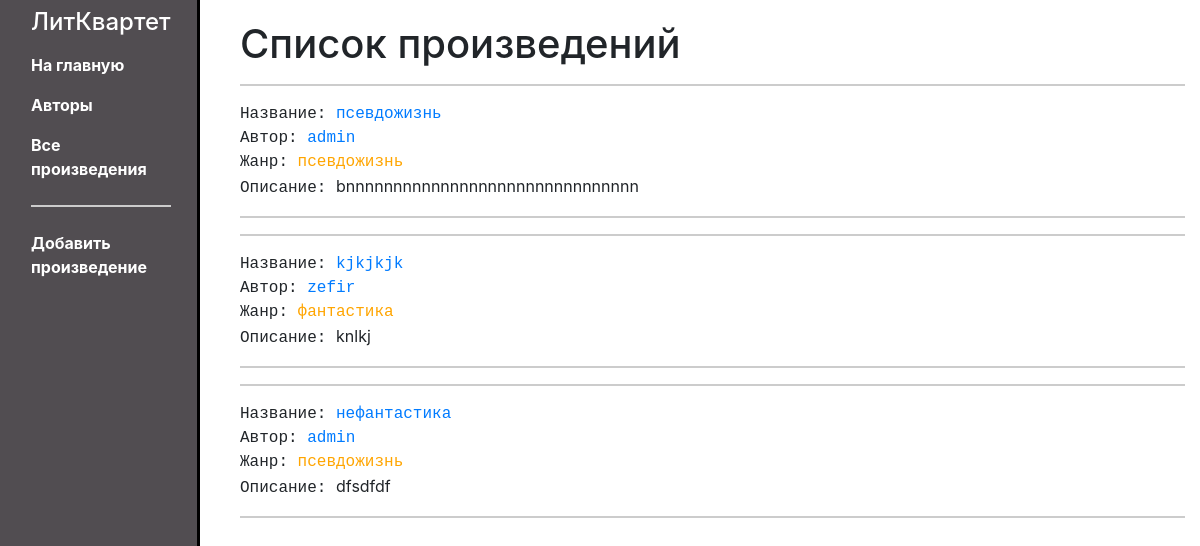
The app's page /writer/books/, older data.
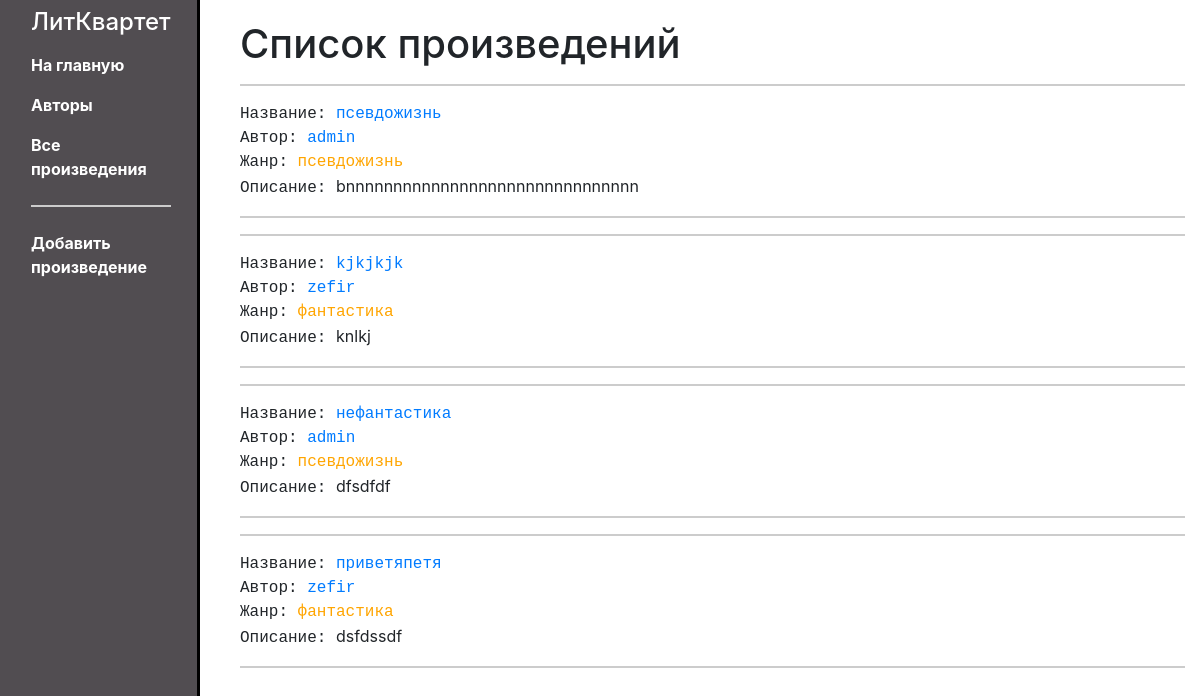
The same page, newer data.
### writer/models.py (models this page shows, shortened)
class Content(models.Model):
    id = models.UUIDField(primary_key=True, default=uuid.uuid4, help_text='Уникальный id для каждого произведения')
    author = models.ForeignKey(User, verbose_name='Автор', on_delete=models.CASCADE)
    ganre = models.ForeignKey('ContentType', on_delete=models.SET_NULL, null=True, verbose_name='Жанр')
    name = models.CharField('Название', max_length=200)
    description = models.TextField('Аннотация', max_length=500, null=True)
    data = models.TextField('Текст')
    def get_absolute_url(self):
        return reverse('content-detail', args=[str(self.id)])

class ContentType(models.Model):
    id = models.UUIDField(primary_key=True, default=uuid.uuid4, help_text='Уникальный id для каждого жанра')
    name = models.CharField('Название', max_length=150)
    description = models.TextField('Описание', max_length=1000, blank=True, null=True)
    def __str__(self):
        return self.name

### writer/views.py (the view)
class ContentListView(generic.ListView):
    model = Content

### writer/templates/writer/content_list.html
{% extends "base_generic.html" %}
{% block content %}
    <h1>Список произведений</h1>
    {% if content_list %}
    <ul class="list-unstyled">
      {% for content in content_list %}
      <li>
          <hr>
        <samp>Название: <a href="{{ content.get_absolute_url }}" > {{ content.name }}</a></samp>
          <br>
          <samp>Автор: <a href="{% url 'writer-user-detail' pk=content.author.pk %}">{{content.author}}</a></samp>
          <br>
          <samp>Жанр: <samp class="text-custom" title="{{ content.ganre.description }}">{{ content.ganre }}</samp></samp>
          <p><samp>Описание: </samp>{{content.description}}</p>
          <hr>
      </li>
      {% endfor %}
    </ul>
    {% else %}
      <p>There are no books in the library.</p>
    {% endif %}
{% endblock %}

Row changes from the older to the newer data that the page shows:
added Content: name "приветяпетя", author "zefir", ganre "фантастика", description "dsfdssdf"
